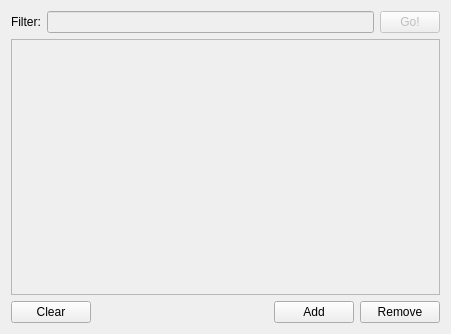
<?xml version="1.0" encoding="UTF-8"?>
<ui version="4.0">
 <class>BrowseWidget</class>
 <widget class="QWidget" name="BrowseWidget">
  <property name="geometry">
   <rect>
    <x>0</x>
    <y>0</y>
    <width>451</width>
    <height>334</height>
   </rect>
  </property>
  <property name="windowTitle">
   <string>Form</string>
  </property>
  <layout class="QGridLayout" name="gridLayout">
   <item row="0" column="0" colspan="4">
    <layout class="QHBoxLayout" name="horizontalLayout">
     <item>
      <widget class="QLabel" name="label">
       <property name="maximumSize">
        <size>
         <width>35</width>
         <height>16777215</height>
        </size>
       </property>
       <property name="text">
        <string>Filter:</string>
       </property>
      </widget>
     </item>
     <item>
      <widget class="QLineEdit" name="filterEdit">
       <property name="enabled">
        <bool>false</bool>
       </property>
       <property name="sizePolicy">
        <sizepolicy hsizetype="Expanding" vsizetype="Fixed">
         <horstretch>100</horstretch>
         <verstretch>0</verstretch>
        </sizepolicy>
       </property>
      </widget>
     </item>
     <item>
      <widget class="QPushButton" name="filterButton">
       <property name="enabled">
        <bool>false</bool>
       </property>
       <property name="maximumSize">
        <size>
         <width>60</width>
         <height>16777215</height>
        </size>
       </property>
       <property name="text">
        <string>Go!</string>
       </property>
       <property name="icon">
        <iconset theme="dialog-ok-apply">
         <normaloff/>
        </iconset>
       </property>
      </widget>
     </item>
    </layout>
   </item>
   <item row="1" column="0" colspan="4">
    <widget class="QTableView" name="tableView">
     <property name="enabled">
      <bool>false</bool>
     </property>
    </widget>
   </item>
   <item row="2" column="0">
    <widget class="QPushButton" name="clearButton">
     <property name="text">
      <string>Clear</string>
     </property>
     <property name="icon">
      <iconset theme="edit-clear"/>
     </property>
    </widget>
   </item>
   <item row="2" column="1">
    <spacer name="horizontalSpacer">
     <property name="orientation">
      <enum>Qt::Horizontal</enum>
     </property>
     <property name="sizeHint" stdset="0">
      <size>
       <width>207</width>
       <height>20</height>
      </size>
     </property>
    </spacer>
   </item>
   <item row="2" column="2">
    <widget class="QPushButton" name="addButton">
     <property name="text">
      <string>Add</string>
     </property>
     <property name="icon">
      <iconset theme="add">
       <normaloff/>
      </iconset>
     </property>
    </widget>
   </item>
   <item row="2" column="3">
    <widget class="QPushButton" name="removeButton">
     <property name="text">
      <string>Remove</string>
     </property>
     <property name="icon">
      <iconset theme="remove">
       <normaloff/>
      </iconset>
     </property>
    </widget>
   </item>
  </layout>
 </widget>
 <resources/>
 <connections/>
</ui>
